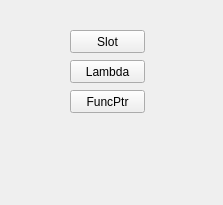
<?xml version="1.0" encoding="UTF-8"?>
<ui version="4.0">
 <class>MainWindow</class>
 <widget class="QMainWindow" name="MainWindow">
  <property name="geometry">
   <rect>
    <x>0</x>
    <y>0</y>
    <width>223</width>
    <height>205</height>
   </rect>
  </property>
  <property name="windowTitle">
   <string>MainWindow</string>
  </property>
  <widget class="QWidget" name="centralwidget">
   <widget class="QPushButton" name="pushButtonSlot">
    <property name="geometry">
     <rect>
      <x>70</x>
      <y>30</y>
      <width>75</width>
      <height>23</height>
     </rect>
    </property>
    <property name="text">
     <string>Slot</string>
    </property>
   </widget>
   <widget class="QPushButton" name="pushButtonLambda">
    <property name="geometry">
     <rect>
      <x>70</x>
      <y>60</y>
      <width>75</width>
      <height>23</height>
     </rect>
    </property>
    <property name="text">
     <string>Lambda</string>
    </property>
   </widget>
   <widget class="QPushButton" name="pushButtonFuncPtr">
    <property name="geometry">
     <rect>
      <x>70</x>
      <y>90</y>
      <width>75</width>
      <height>23</height>
     </rect>
    </property>
    <property name="text">
     <string>FuncPtr</string>
    </property>
   </widget>
  </widget>
  <widget class="QMenuBar" name="menubar">
   <property name="geometry">
    <rect>
     <x>0</x>
     <y>0</y>
     <width>223</width>
     <height>21</height>
    </rect>
   </property>
  </widget>
 </widget>
 <resources/>
 <connections/>
</ui>
